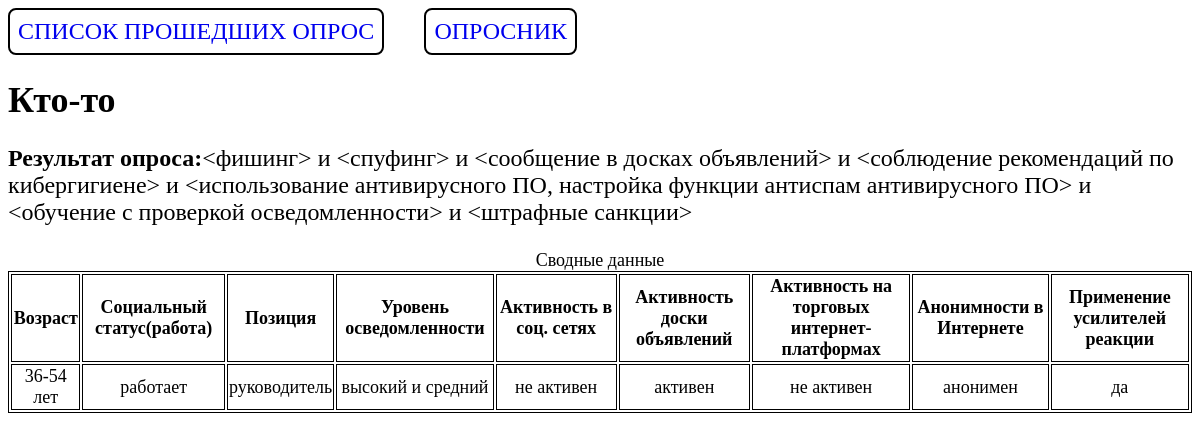
Page /result/186/ on the committed database.
### questions/models.py (models this page shows, shortened)
class MyQuesyion(models.Model):
    name = models.CharField(max_length=100, verbose_name="ФИО")
    age = models.ForeignKey("Age", on_delete=models.CASCADE, verbose_name="Возраст")
    work = models.ForeignKey(
        "Work", on_delete=models.CASCADE, verbose_name="Социальный статус(работа)"
    )
    position = models.ForeignKey(
        "Position",
        on_delete=models.CASCADE,
        verbose_name="Позиция",
        null=True,
        blank=True,
    )
    level_of_awareness = models.ForeignKey(
        "LevelOfAwareness",
        on_delete=models.CASCADE,
        verbose_name="Уровень осведомленности",
    )
    activity_in_social_networks = models.ForeignKey(
        "ActivityInSocialNetworks",
        on_delete=models.CASCADE,
        verbose_name="Активность в соц. сетях",
    )
    message_board_activity = models.ForeignKey(
        "MessageBoardActivity",
        on_delete=models.CASCADE,
        verbose_name="Активность доски объявлений",
    )
    activity_on_online_trading_platforms = models.ForeignKey(
        "ActivityOnJnlineTradingPlatforms",
        on_delete=models.CASCADE,
        verbose_name="Активность на торговых интернет-платформах",
    )
    anonymity_on_the_internet = models.ForeignKey(
        "AnonymityOnTheInternet",
        on_delete=models.CASCADE,
        verbose_name="Анонимности в Интернете",
    )
    use_of_reaction_enhancers = models.ForeignKey(
        "UseOfReactionEnhancers",
        on_delete=models.CASCADE,
        verbose_name="Применение усилителей реакции",
    )
    created = models.DateTimeField(auto_now_add=True, verbose_name="Дата создания")
    class Meta:
        ordering = ["-created"]
        verbose_name = "Опросник пользователя"
        verbose_name_plural = "Опросники"
    result = property(_get_result)

class Work(models.Model):
    user_work = models.CharField(max_length=50)
    class Meta:
        verbose_name = "Социальный статус(работа)"
        verbose_name_plural = "Социальный статус(работа)"
    def __str__(self):
        return self.user_work

class Position(models.Model):
    user_position = models.CharField(max_length=50)
    class Meta:
        verbose_name = "Позиция"
        verbose_name_plural = "Позиция"
    def __str__(self):
        return self.user_position

class LevelOfAwareness(models.Model):
    user_level_of_awareness = models.CharField(max_length=50)
    class Meta:
        verbose_name = "Уровень осведомленности"
        verbose_name_plural = "Уровень осведомленности"
    def __str__(self):
        return self.user_level_of_awareness

class ActivityInSocialNetworks(models.Model):
    user_activity_in_social_networks = models.CharField(max_length=50)
    class Meta:
        verbose_name = "Активность в соц. сетях"
        verbose_name_plural = "Активность в соц. сетях"
    def __str__(self):
        return self.user_activity_in_social_networks

class MessageBoardActivity(models.Model):
    user_message_board_activity = models.CharField(max_length=50)
    class Meta:
        verbose_name = "Активность доски объявлений"
        verbose_name_plural = "Активность доски объявлений"
    def __str__(self):
        return self.user_message_board_activity

class ActivityOnJnlineTradingPlatforms(models.Model):
    user_activity_on_online_trading_platforms = models.CharField(max_length=50)
    class Meta:
        verbose_name = "Активность на торговых интернет-платформах"
        verbose_name_plural = "Активность на торговых интернет-платформах"
    def __str__(self):
        return self.user_activity_on_online_trading_platforms

class AnonymityOnTheInternet(models.Model):
    user_anonymity_on_the_internet = models.CharField(max_length=50)
    class Meta:
        verbose_name = "Анонимности в Интернете"
        verbose_name_plural = "Анонимности в Интернете"
    def __str__(self):
        return self.user_anonymity_on_the_internet

class UseOfReactionEnhancers(models.Model):
    user_use_of_reaction_enhancers = models.CharField(max_length=50)
    class Meta:
        verbose_name = "Применение усилителей реакции"
        verbose_name_plural = "Применение усилителей реакции"
    def __str__(self):
        return self.user_use_of_reaction_enhancers

class Age(models.Model):
    user_age = models.CharField(max_length=50, verbose_name="Возраст")
    class Meta:
        verbose_name = "Возраст"
        verbose_name_plural = "Возраст"
    def __str__(self):
        return self.user_age

### questions/views.py (the view)
# urls.py: path("result/<int:pk>/", ResultDetailView.as_view(), name="result_user_question"),
class ResultDetailView(DeleteView):
    model = MyQuesyion
    template_name = "questions/result.html"
    context_object_name = "result"

### questions/templates/questions/result.html (shortened to what this page needs)
{% extends "base.html" %}
{% load static %}
{% block content %}
  <h1>{{ result.name }}</h1>
  <p><span>Результат опроса:</span>{{ result.result }}</p>
  <table>
    <caption>Сводные данные</caption>
    <tr>
        <th>Возраст</th>
        <th>Социальный статус(работа)</th>
        <th>Позиция</th>
        <th>Уровень осведомленности</th>
        <th>Активность в соц. сетях</th>
        <th>Активность доски объявлений</th>
        <th>Активность на торговых интернет-платформах</th>
        <th>Анонимности в Интернете</th>
        <th>Применение усилителей реакции</th>
    </tr>
    <tr>
        <td>{{ result.age }}</td>
        <td>{{ result.work }}</td>
        <td>{{ result.position }}</td>
        <td>{{ result.level_of_awareness }}</td>
        <td>{{ result.activity_in_social_networks }}</td>
        <td>{{ result.message_board_activity }}</td>
        <td>{{ result.activity_on_online_trading_platforms }}</td>
        <td>{{ result.anonymity_on_the_internet }}</td>
        <td>{{ result.use_of_reaction_enhancers }}</td>
    </tr>
  </table>
{% endblock content %}

### static/css/base.css (style rules this page uses)
p, a, li { font-size: 2vw; }
h1 { font-size: 3vw; }
p > span { font-weight: bold; }
table, th, td { border: 1px solid #000; font-size: 1.5vw; text-align: center; }

### rows in the picture
MyQuesyion: name "Кто-то", result "<фишинг> и <спуфинг> и <сообщение в досках объявлений> и <соблюдение рекомендаций по кибергигиене> и <использование антивирусного ПО, настройка функции антиспам антивирусного ПО> и <обучение с проверкой осведомленности> и <штрафные санкции>", age "36-54 лет", work "работает", position "руководитель", level_of_awareness "высокий и средний", activity_in_social_networks "не активен", message_board_activity "активен", activity_on_online_trading_platforms "не активен", anonymity_on_the_internet "анонимен", use_of_reaction_enhancers "да"
